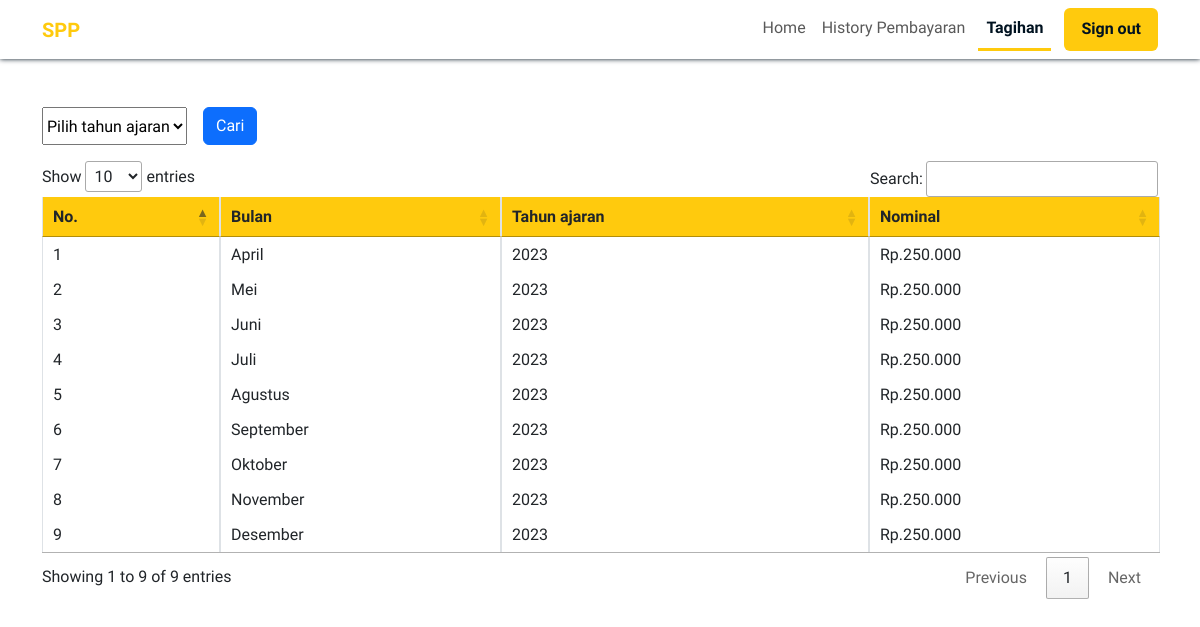
Page /index.php?page=tagihan (signed in) on the committed database.
### tables this page shows
CREATE TABLE `months` (
  `month_id` int(11) NOT NULL,
  `bulan` varchar(50) NOT NULL,
  `month` varchar(50) NOT NULL
);

CREATE TABLE `spp` (
  `spp_id` int(11) NOT NULL,
  `tahun_ajaran` year(4) NOT NULL,
  `nominal` int(11) NOT NULL
);

### index.php (called while the page is built, shortened)
<?php
include 'app/Route.php';

### Model/Tagihan.php (called while the page is built)
<?php
$Bulan = $con->query("SELECT * FROM months");
$Siswa = $con->query("SELECT * FROM students JOIN spp USING (spp_id) WHERE student_id = '$_SESSION[student_id]'");
$s = mysqli_fetch_assoc($Siswa);
foreach ($Bulan as $b) {
    if (isset($_POST['cari'])) {
        $DaftarTagihan = $con->query("SELECT * FROM months WHERE month_id NOT IN (SELECT month_id FROM transactions WHERE student_id = '$s[student_id]' AND spp_id = '$_POST[tahun]')");
    } else {
        $DaftarTagihan = $con->query("SELECT * FROM months WHERE month_id NOT IN (SELECT month_id FROM transactions WHERE student_id = '$s[student_id]' AND spp_id = '$s[spp_id]')");
    }
}

### views/user/Tagihan.php (the view, shortened to what this page needs)
<?php
include 'views/layout/meta.php';
include 'Model/Tagihan.php';
?>
<body>
    <?php include 'views/layout/navbar.php'; ?>
    <div class="container mt-5">
        <form action="" method="post" enctype="multipart/form-data">
            <div class="d-flex">
                <select name="tahun" id="tahun">
                    <option value="">Pilih tahun ajaran</option>
                </select>
                <button type="submit" name="cari" id="cari" class="btn btn-primary ms-3">Cari</button>
            </div>
        </form>
        <div class="table-container">
            <table class="table table-bordered table-hover" id="DaftarTagihan">
                <thead style="background-color: #ffca0d;" class="fw-bold">
                    <tr>
                        <td>No.</td>
                        <td>Bulan</td>
                        <td>Tahun ajaran</td>
                        <td>Nominal</td>
                    </tr>
                </thead>
                <tbody>
                    <?php if (isset($_POST['cari'])) : ?>
                        <?php
                        $no = 1;
                        $t_a = $con->query("SELECT * FROM spp WHERE spp_id = '$_POST[tahun]'");
                        $ta = mysqli_fetch_assoc($t_a);
                        foreach ($DaftarTagihan as $dt) :
                        ?>
                            <tr>
                                <td><?= $no++ ?></td>
                                <td><?= $dt['bulan'] ?></td>
                                <td><?= $ta['tahun_ajaran'] ?></td>
                                <td>Rp.<?= number_format($ta['nominal'] / 12, 0, ".", ".") ?></td>
                            </tr>
                        <?php endforeach; ?>
                    <?php else : ?>
                        <?php
                        $no = 1;
                        foreach ($DaftarTagihan as $dt) :
                        ?>
                            <tr>
                                <td><?= $no++ ?></td>
                                <td><?= $dt['bulan'] ?></td>
                                <td><?= $s['tahun_ajaran'] ?></td>
                                <td>Rp.<?= number_format($s['nominal'] / 12, 0, ".", ".") ?></td>
                            </tr>
                        <?php endforeach; ?>
                    <?php endif; ?>
                </tbody>
            </table>
        </div>
    </div>
</body>

### views/layout/meta.php (style rules this page uses)
* { font-family: 'Ubuntu', sans-serif; }

### views/user/Tagihan.php (style rules this page uses)
* { box-sizing: border-box; }
body { min-height: 100vh; }

### rows in the picture
months: bulan "April"
spp: tahun_ajaran "2023", $s['nominal']/12 "250.000"
months: bulan "Mei"
months: bulan "Juni"
months: bulan "Juli"
months: bulan "Agustus"
months: bulan "September"
months: bulan "Oktober"
months: bulan "November"
months: bulan "Desember"
